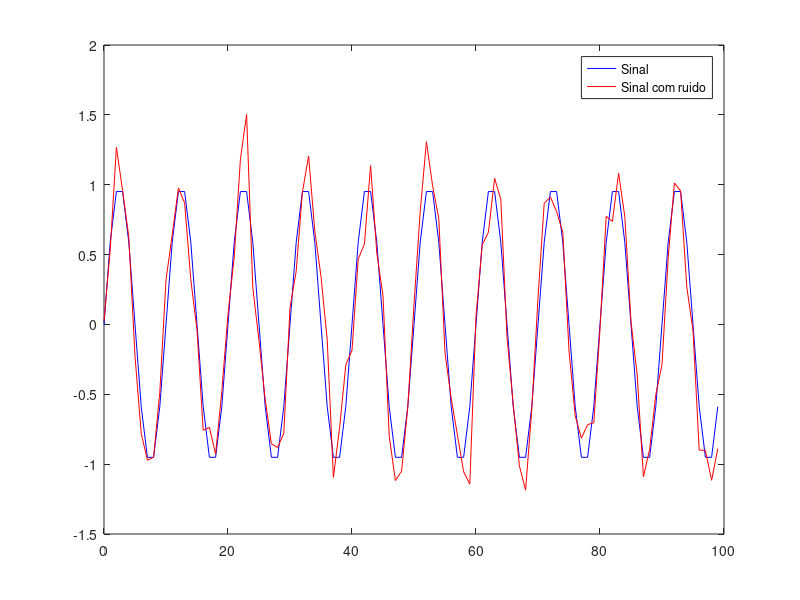
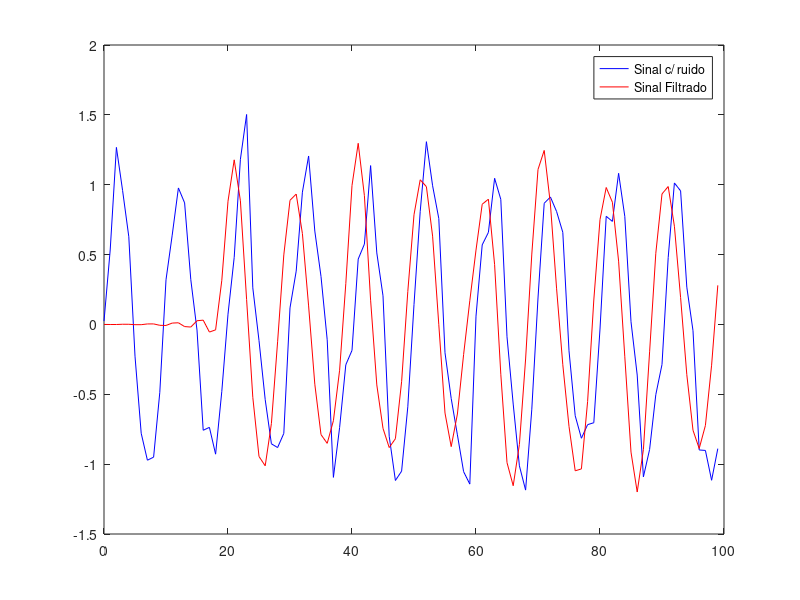
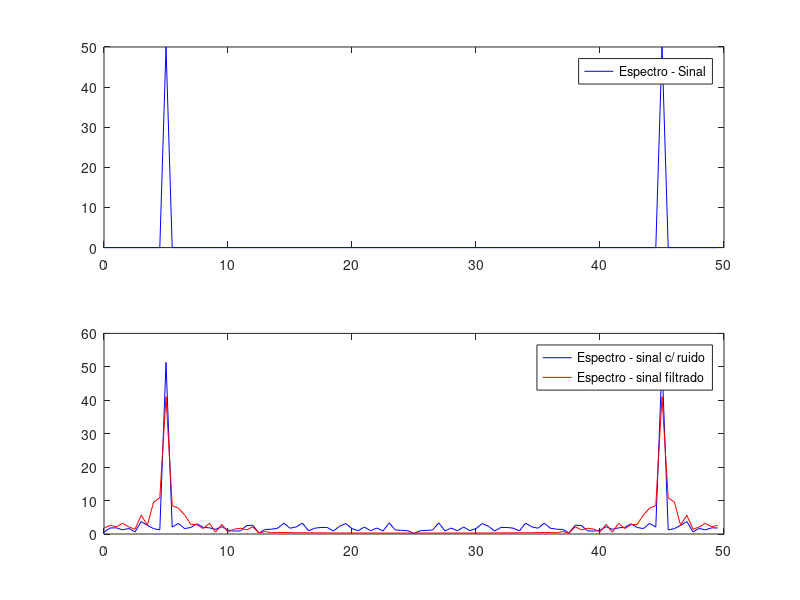
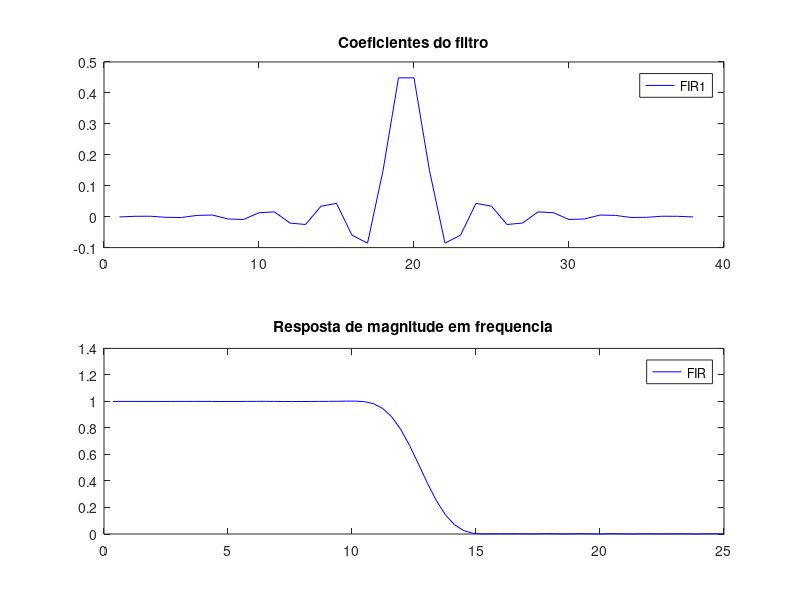

These charts were generated, in order, by the following MATLAB code:

clear
clc
close all

pkg load communications;
pkg load signal;

MAXLEN = 100;
fs = 50;
Ts = 1/fs;
f = 5; % hz

t = 0:1/fs:2-1/fs; 
N = length(t);
n = 0:N-1;

% sinal discretizado com f de 10Hz
x_d = sin(2*pi*f*n*Ts);

% incluindo ruido no sinal com S/R = 5
x_noise = awgn(x_d,15);


idx_fig = 1;
figure(idx_fig);
plot(n,x_d,'b',n,x_noise,'r');
legend('Sinal', 'Sinal com ruido');

taps = 37; % qtd de coeficientes do filtro idade =28 mes nascimento = 7 
imp = zeros(1,MAXLEN); %inpulso unitario
imp(10) = 1;

fc = 12.5; % empiricamente. Ja tive contado com sistemas de aquisicao embarcados
           % que a frequencia de corte do filtro consistia em 1/4 da frequencia de amostragem do sinal
   
wc = fc/(0.5*fs);

idx_fig = idx_fig + 1;

%projeto do filtro FIR utilizando a funcao fir
b_fir1 = fir1(taps,wc,'low');
x_fir1 = conv(b_fir1,x_noise);
b_fft_fir1 = fft(conv(b_fir1,imp)); %Resposta em frequencia do filtro

% Graficos
figure(idx_fig);
plot(n,x_noise,'b');hold on
plot(n,x_fir1(1:length(n)),'r');
legend('Sinal c/ ruido','Sinal Filtrado');

%Espectro
idx_fig = idx_fig + 1;
figure(idx_fig);
subplot(2,1,1)
plot(n*fs/N,abs(fft(x_d)),'b');
legend('Espectro - Sinal');
subplot(2,1,2);
plot(n*fs/N,abs(fft(x_noise)),'b');hold on
plot(n*fs/N,abs(fft(x_fir1(1:length(n)))),'r');
legend('Espectro - sinal c/ ruido','Espectro - sinal filtrado');

%Resposta na frequencia
idx_fig = idx_fig + 1;
figure(idx_fig);
subplot(2,1,1);
plot(1:length(b_fir1), b_fir1, 'b');title('Coeficientes do filtro');
legend('FIR1');

subplot(2,1,2);
half = 1:ceil(length(b_fft_fir1)/2);
plot((half/max(half))*(0.5*fs), abs(b_fft_fir1(half)),'b')
title('Resposta de magnitude em frequencia');
legend('FIR');



